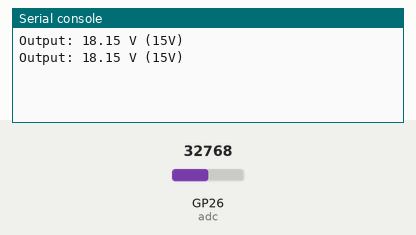
This program was run on a simulated Raspberry Pi Pico running MicroPython. Parts: the last lines printed to the serial console. Inputs (shaded band) come from the test bench; at power-on: GP26 (adc) = 32768 (analog values on the 0–65535 scale).

Above: at 1.2 s.
1.3 s: GP26 (adc) set to 0
At 2.8 s:
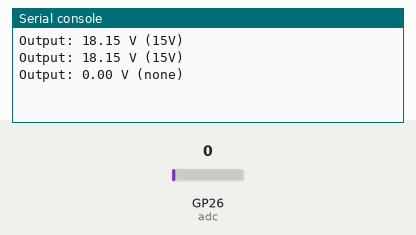
3.5 s: GP26 (adc) set to 7864
At 4.8 s:
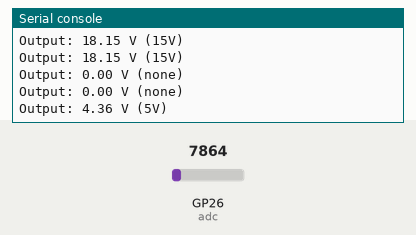

The program:

example.py
```python
# Runs on a Pico with MicroPython to sample VBUS via ADC0, compute the actual output voltage from the divider, and print the voltage and detected PD profile every second.
#
# Buy this module: https://shillehtek.com/products/pdsink-pd-decoy-pd-fast-charging-test-board-5-20v
# Full manual: https://shillehtek.com/blogs/shillehtek-product-manuals/pdsink-pd-decoy-pd-fast-charging-test-board-5-20v-manual
# More examples: https://github.com/shillehbean/shillehtek-examples
#

# Pico PD Decoy voltage monitor
# VBUS -- 1M -- GP26 (ADC0) -- 100k -- GND

from machine import ADC
import time

adc = ADC(0)
divider_ratio = 11.0
v_ref = 3.3

while True:
    raw = adc.read_u16()
    v_adc = (raw / 65535) * v_ref
    v_out = v_adc * divider_ratio

    if v_out > 18.5:   profile = "20V"
    elif v_out > 13.5: profile = "15V"
    elif v_out > 10.5: profile = "12V"
    elif v_out >  7.5: profile = "9V"
    elif v_out >  4.0: profile = "5V"
    else:              profile = "none"

    print("Output: {:.2f} V ({})".format(v_out, profile))
    time.sleep(1)
```

Measured:
- after the input at 1.3 s, the serial console: prints a new line after 0.70 s (image 1)
- after the input at 3.5 s, the serial console: prints a new line after 0.50 s (image 2)
